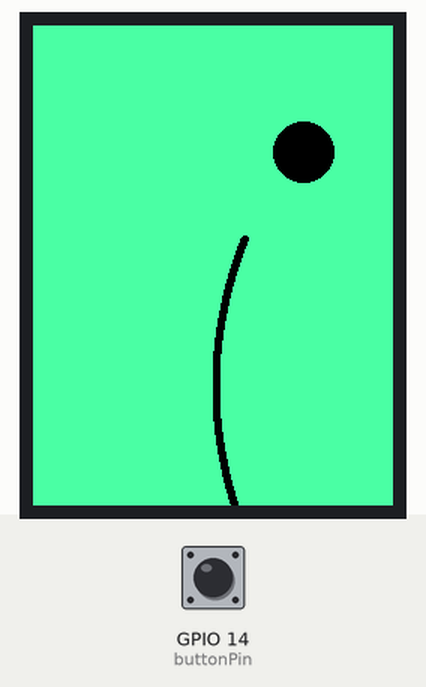
The sketch below on a simulated ESP32. On the bench: 240×320 colour display. The test bench sets the inputs (shaded band); at power-on: GPIO 14 (buttonPin) HIGH. WiFi joins after 1.5 s; servers stay silent unless stated; I2S audio is not simulated (input reads silence); not simulated (calls return 0 or success): passwords.h.

Above: at 1.9 s.

The sketch:

esp32-record-response-agent.ino
```cpp
#include <WiFi.h>
#include <driver/i2s.h>
#include <TFT_eSPI.h>
#include <SPI.h>
#include "passwords.h"

// --- Wi-Fi credentials ---
const char* ssid = WIFI_SSID;
const char* password = WIFI_PASSWORD;

// --- Server info ---
const char* host = "192.168.1.125";
const uint16_t port = 5000;

// --- Button for recording ---
const int buttonPin = 14;

// --- TFT display and sprites ---
TFT_eSPI tft = TFT_eSPI();
TFT_eSprite eye = TFT_eSprite(&tft);
TFT_eSprite smile = TFT_eSprite(&tft);

uint16_t TFT_BMO = tft.color565(79, 254, 160);

// --- I2S microphone (INMP441) pins ---
#define I2S_MIC_WS 33
#define I2S_MIC_SCK 32
#define I2S_MIC_SD 35

// --- I2S speaker (MAX98357A) pins ---
#define I2S_BCK_PIN 26
#define I2S_LRCK_PIN 27
#define I2S_DATA_PIN 25

// --- Audio configuration ---
#define MIC_SAMPLE_RATE 16000
#define SPK_SAMPLE_RATE 44100
#define SAMPLE_BITS 32
#define SILENCE_THRESHOLD 1000000   // Amplitude below this counts as silence
#define SILENCE_TIMEOUT 2000        // ms of silence to stop recording
#define MAX_RECORD_TIME 10          // Max record time in seconds

// Draw a simple parabola for smile sprite
void drawParabola(int xStart, int xEnd, float a, int x0, int y0, int radius, uint16_t color, TFT_eSprite &spr) {
  for (int x = xStart; x <= xEnd; x++) {
    int y = a * (float)(x - x0) * (float)(x - x0) + y0;
    spr.fillCircle(y, x, radius, color);
  }
}

// Create eye sprite
void makeEye() {
  eye.createSprite(41, 41);
  eye.fillSprite(TFT_BMO);
  eye.fillCircle(20, 20, 20, TFT_BLACK);
}

// Create smile sprite
void makeSmile() {
  smile.createSprite(40, 200);
  smile.fillSprite(TFT_BMO);
  drawParabola(2, 198, 0.002, 100, 2, 2, TFT_BLACK, smile);
}

// Setup I2S microphone for recording
void setupI2SMic() {
  i2s_config_t cfg = {
    .mode = (i2s_mode_t)(I2S_MODE_MASTER | I2S_MODE_RX),
    .sample_rate = MIC_SAMPLE_RATE,
    .bits_per_sample = I2S_BITS_PER_SAMPLE_32BIT,
    .channel_format = I2S_CHANNEL_FMT_ONLY_LEFT,
    .communication_format = I2S_COMM_FORMAT_I2S,
    .intr_alloc_flags = 0,
    .dma_buf_count = 4,
    .dma_buf_len = 512,
    .use_apll = false
  };

  i2s_pin_config_t pins = {
    .bck_io_num = I2S_MIC_SCK,
    .ws_io_num = I2S_MIC_WS,
    .data_out_num = -1,
    .data_in_num = I2S_MIC_SD
  };

  i2s_driver_install(I2S_NUM_0, &cfg, 0, NULL);
  i2s_set_pin(I2S_NUM_0, &pins);
  i2s_zero_dma_buffer(I2S_NUM_0);
}

// Setup I2S speaker for playback
void setupI2SSpeaker() {
  i2s_config_t cfg = {
    .mode = (i2s_mode_t)(I2S_MODE_MASTER | I2S_MODE_TX),
    .sample_rate = SPK_SAMPLE_RATE,
    .bits_per_sample = I2S_BITS_PER_SAMPLE_16BIT,
    .channel_format = I2S_CHANNEL_FMT_ONLY_LEFT,
    .communication_format = I2S_COMM_FORMAT_I2S,
    .intr_alloc_flags = 0,
    .dma_buf_count = 8,
    .dma_buf_len = 256,
    .use_apll = false,
    .tx_desc_auto_clear = true,
    .fixed_mclk = 0
  };

  i2s_pin_config_t pins = {
    .bck_io_num = I2S_BCK_PIN,
    .ws_io_num = I2S_LRCK_PIN,
    .data_out_num = I2S_DATA_PIN,
    .data_in_num = I2S_PIN_NO_CHANGE
  };

  i2s_driver_install(I2S_NUM_0, &cfg, 0, NULL);
  i2s_set_pin(I2S_NUM_0, &pins);
  i2s_set_sample_rates(I2S_NUM_0, SPK_SAMPLE_RATE);
  i2s_zero_dma_buffer(I2S_NUM_0);
}

void setup() {
  pinMode(buttonPin, INPUT_PULLUP);

  // Initialize TFT
  tft.init();
  tft.setRotation(3);
  tft.fillScreen(TFT_BLACK);
  tft.setTextSize(2);
  tft.setTextColor(TFT_BMO);
  tft.println("                   BMO");
  tft.println("Connecting to WiFi...");

  // Connect to Wi-Fi
  WiFi.begin(ssid, password);
  while (WiFi.status() != WL_CONNECTED) {
    delay(500);
    tft.print(".");
  }

  // Draw BMO face
  tft.setRotation(2);
  tft.fillScreen(TFT_BMO);
  makeEye();
  makeSmile();
  eye.pushSprite(160, 64);
  eye.pushSprite(160, 373);
  smile.pushSprite(120, 140);

  // Setup I2S speaker for playback
  setupI2SSpeaker();
}

void loop() {
  static bool prevPress = false;
  bool pressed = (digitalRead(buttonPin) == LOW);

  if (pressed && !prevPress) {
    WiFiClient client;
    if (!client.connect(host, port)) {
      // Failed to connect to server
      return;
    }

    // Switch to microphone
    i2s_driver_uninstall(I2S_NUM_0);
    setupI2SMic();

    int32_t buffer[512];
    size_t bytesRead;
    unsigned long startTime = millis();
    unsigned long silenceStart = millis();

    // Record and send audio
    while (true) {
      i2s_read(I2S_NUM_0, (void*)buffer, sizeof(buffer), &bytesRead, portMAX_DELAY);
      client.write((uint8_t*)buffer, bytesRead);

      // Check for silence
      int64_t sum = 0;
      int samples = bytesRead / sizeof(int32_t);
      for (int i = 0; i < samples; i++) sum += abs(buffer[i]);
      int avgAmp = sum / samples;

      if (avgAmp < SILENCE_THRESHOLD) {
        if (millis() - silenceStart > SILENCE_TIMEOUT) break;
      } else silenceStart = millis();

      if (millis() - startTime > MAX_RECORD_TIME * 1000) break;
    }

    // Send end signal
    client.write("END", 3);
    client.flush();

    // Switch back to speaker
    i2s_driver_uninstall(I2S_NUM_0);
    setupI2SSpeaker();

    int16_t outBuf[256];
    size_t bytesWritten;
    unsigned long waitStart = millis();

    // Wait for server response (audio)
    while (!client.available() && millis() - waitStart < 30000) delay(100);

    // Play received audio
    while (client.connected()) {
      int len = client.read((uint8_t*)outBuf, sizeof(outBuf));
      if (len <= 0) break;
      i2s_write(I2S_NUM_0, (const char*)outBuf, len, &bytesWritten, portMAX_DELAY);
    }

    client.stop();
  }

  prevPress = pressed;
  delay(50);
}
```
